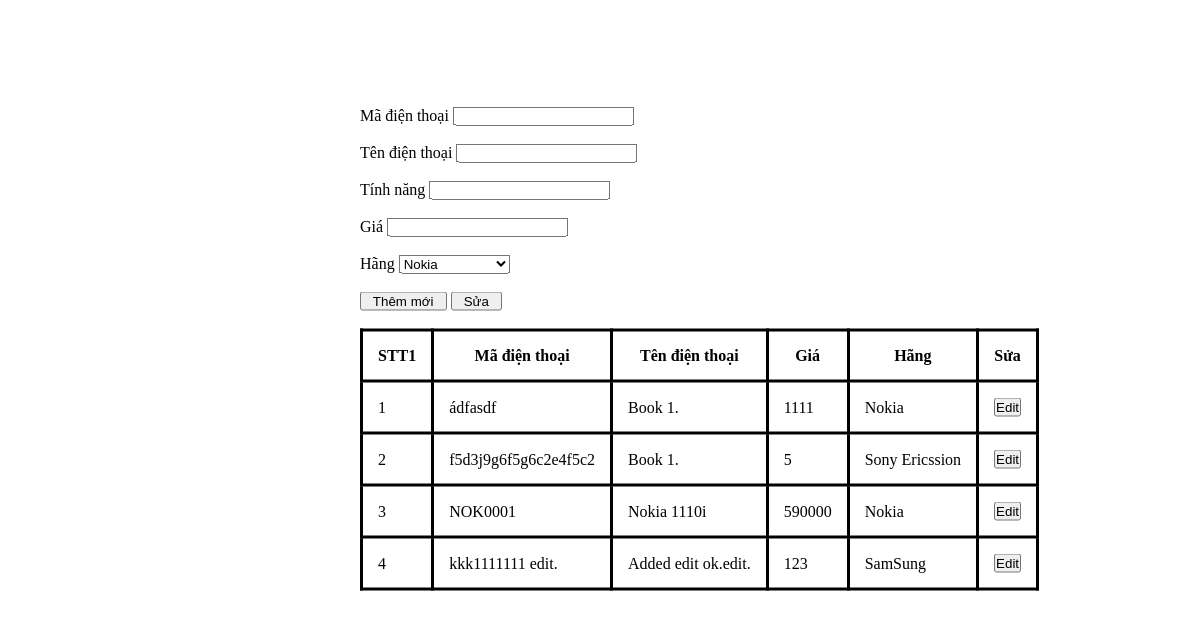
The page / on the database its author committed.
### tables this page shows
CREATE TABLE `DIENTHOAI` (
  `id` int(11) NOT NULL,
  `Ma dien thoai` varchar(255) NOT NULL,
  `Ten dien thoai` varchar(255) NOT NULL,
  `Tinh nang` text NOT NULL,
  `Gia` double NOT NULL,
  `Hang` varchar(255) NOT NULL
);

### index.php (the view, shortened to what this page needs)
<!DOCTYPE html>
<html lang="en">
<head>
    <?php
    $con = mysqli_connect("localhost", "root", "", "QLDT");
    ?>
</head>
<body>
    <div class="container">
        <form id="form" action="#" method="POST">
            Mã điện thoại
            <input id="id" type="textbox" name="id" required><br><br>
            Tên điện thoại
            <input id="name" type="textbox" name="name" required><br><br>
            Tính năng
            <input id="utility" type="textbox" name="utility" required><br><br>
            Giá
            <input id="price" type="number" name="price" required><br><br>
            Hãng
            <select id="cat" name="cat">
                <option value='Nokia'> Nokia </option>
            </select>
            <br><br>
            <input onclick="myAdd()" type="submit" value="   Thêm mới   ">
            <input onclick="myEdit()" type="submit" value="   Sửa   "><br><br>
        </form>
        <table>
            <thead>
                <tr>
                    <th> STT1 </th>
                    <th> Mã điện thoại </th>
                    <th> Tên điện thoại </th>
                    <th> Giá </th>
                    <th> Hãng </th>
                    <th> Sửa </th>
                </tr>
            </thead>
            <tbody>
                <?php
                $sql = "SELECT * FROM DIENTHOAI";
                $result = mysqli_query($con, $sql);
                $stt = 1;
                while ($row = mysqli_fetch_array($result)) {
                    $idpr=$row['id'];
                    $st = $stt;
                    $stt++;
                    $madt = $row['Ma dien thoai'];
                    $tendt = $row['Ten dien thoai'];
                    $tinhnang = $row['Tinh nang'];
                    $gia = $row['Gia'];
                    $hang = $row['Hang'];
                    ?>
                    <tr>
                        <td> <?php echo $st; ?> </td>
                        <td> <?php echo $madt; ?> </td>
                        <td> <?php echo $tendt; ?> </td>
                        <td> <?php echo $gia; ?> </td>
                        <td> <?php echo $hang; ?> </td>
                        <td>
                            <button onclick="eventEdit(<?php echo $idpr; ?>, '<?php echo $madt; ?>', '<?php echo $tendt; ?>', '<?php echo $tinhnang; ?>', <?php echo $gia; ?>, '<?php echo $hang; ?>')">
                            Edit
                            </button>
                        </td>
                    </tr>
                <?php
                }
                ?>
            </tbody>
        </table>
        <br>
    </div>
</body>
</html>

### index.php (style rules this page uses)
* { margin: 0; padding: 0; box-sizing: border-box; outline: none; }
body { background-size: cover; height: 100vh; }
table, th, td { border: 3px solid black; border-collapse: collapse; }
th, td { padding: 15px; }
.container { position: absolute; top: 29%; transform: translateY(-25%); margin-left: 30%; }

### rows shown on the page
dienthoai: st "1", Ma dien thoai "ádfasdf", Ten dien thoai "Book 1.", Gia "1111", Hang "Nokia"
dienthoai: st "2", Ma dien thoai "f5d3j9g6f5g6c2e4f5c2", Ten dien thoai "Book 1.", Gia "5", Hang "Sony Ericssion"
dienthoai: st "3", Ma dien thoai "NOK0001", Ten dien thoai "Nokia 1110i", Gia "590000", Hang "Nokia"
dienthoai: st "4", Ma dien thoai "kkk1111111 edit.", Ten dien thoai "Added edit ok.edit.", Gia "123", Hang "SamSung"
